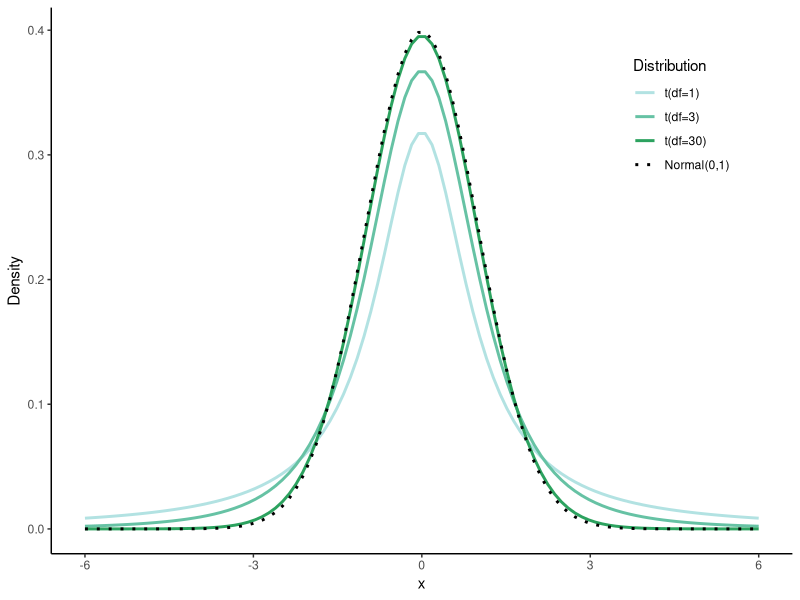
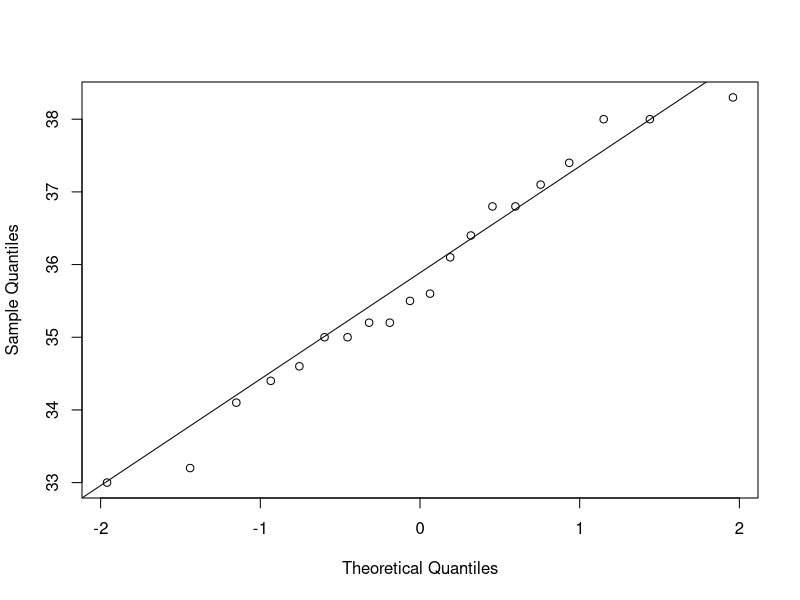
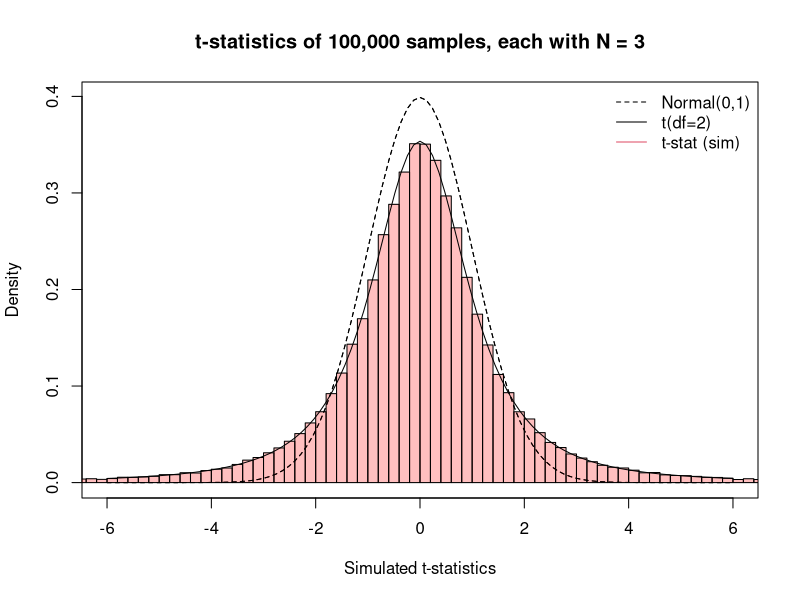
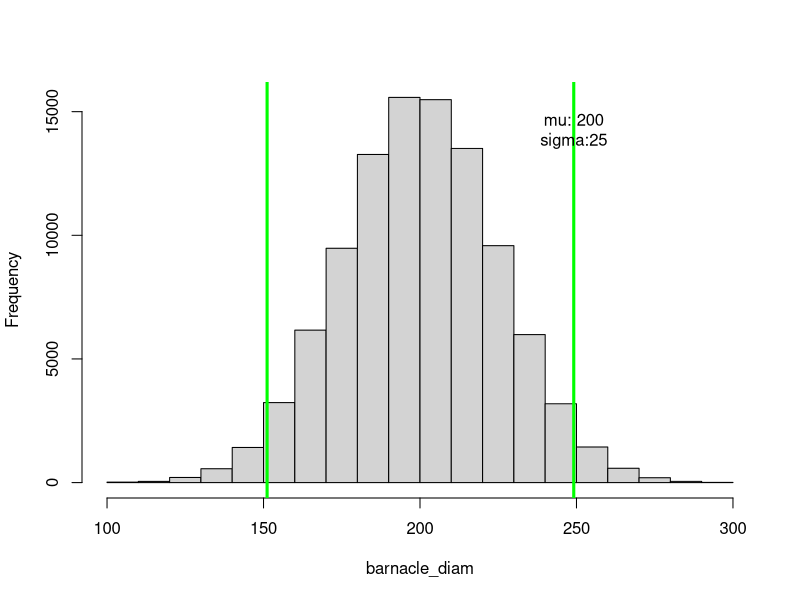
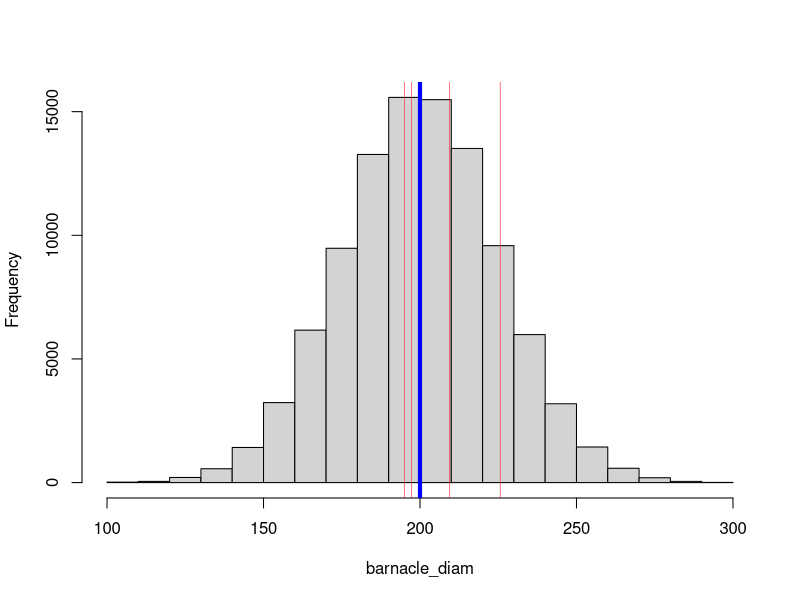
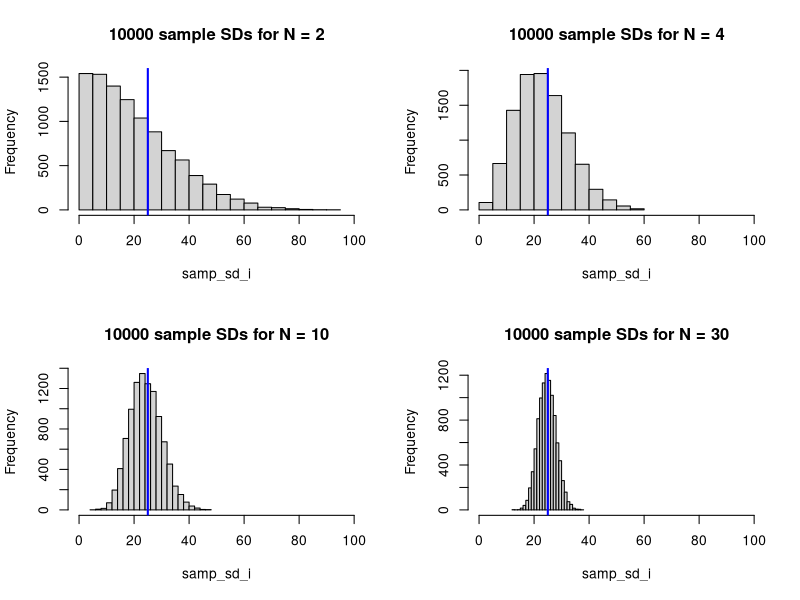
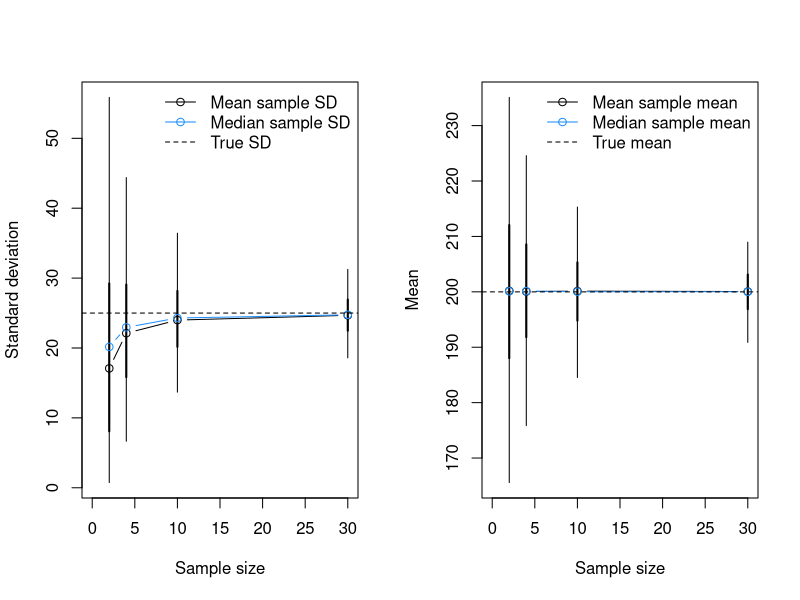
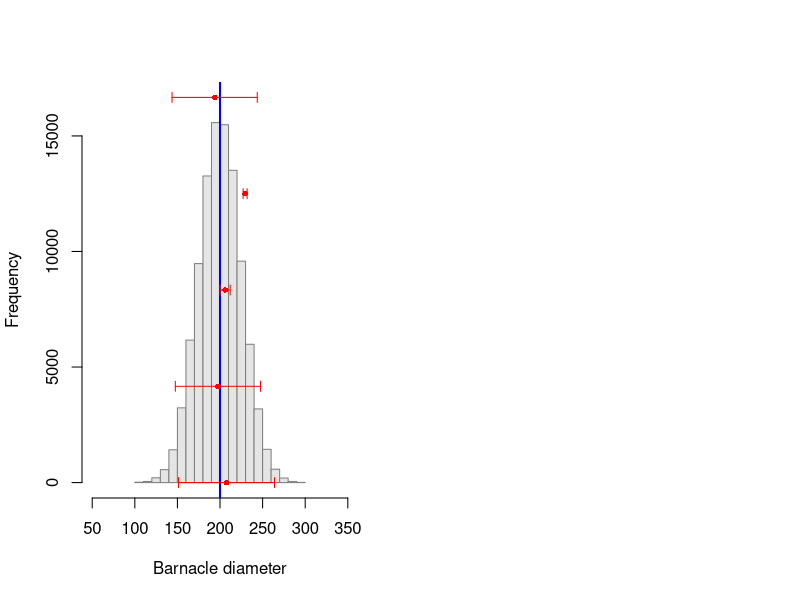

Write the R code that produced these figures, in order.
## ---- chunk 1
knitr::opts_chunk$set(out.width="50%", out.height="50%", fig.align='center',
                      cache=TRUE,
                      warning=FALSE, error=FALSE)
## ---- chunk 2
library(tidyverse)
t_Norm.df <- tibble(
  x = seq(-6, 6, length.out = 100),
  Norm = dnorm(x),
  t01 = dt(x, 1),
  t03 = dt(x, 3),
  t30 = dt(x, 30)
) |>
  pivot_longer(2:5, names_to = "distr", values_to = "Density") |>
  mutate(Distribution = factor(distr,
    levels = c("t01", "t03", "t30", "Norm"),
    labels = c("t(df=1)", "t(df=3)", "t(df=30)", "Normal(0,1)")
  ))

ggplot(t_Norm.df, aes(x, Density, colour = Distribution, linetype = Distribution)) +
  geom_line(linewidth = 1) +
  scale_colour_manual(values = c(RColorBrewer::brewer.pal(5, "BuGn")[2:4], "black")) +
  scale_linetype_manual(values = c(1, 1, 1, 3)) +
  theme_classic() +
  theme(legend.position = c(0.85, 0.8))
## ---- chunk 3
library(readxl)
cod_df <- read_excel("data/practical_3_4.xlsx", sheet = "Cod lengths")
str(cod_df)
## ---- chunk 4
qqnorm(cod_df$CodLength_cm, main = NULL)
qqline(cod_df$CodLength_cm)
## ---- chunk 5
cat("Mean:", mean(cod_df$CodLength_cm))
cat("SD:", sd(cod_df$CodLength_cm))
cat("Var:", var(cod_df$CodLength_cm))
cat("N:", length(cod_df$CodLength_cm))
## ---- chunk 6
sd(cod_df$CodLength_cm) / sqrt(length(cod_df$CodLength_cm))
## ---- chunk 7
T_stat <- (mean(cod_df$CodLength_cm) - 36.6) / 
  (sd(cod_df$CodLength_cm) / sqrt(length(cod_df$CodLength_cm)))
## ---- chunk 8
t.test(cod_df$CodLength_cm, mu = 36.6, alternative = "less",
       conf.level = 0.95, var.equal = TRUE)
## ---- chunk 9
num_iter <- 3
sample_size <- 3
mu <- 100
sigma <- 10

paste0("True mean: ", mu, ", true sd: ", sigma)
for (i in 1:num_iter) {
  sample_i <- rnorm(n = sample_size, mean = mu, sd = sigma)
  sample_mean <- signif(mean(sample_i), 4)
  sample_sd <- signif(sd(sample_i), 4)
  print(paste0("Sample ", i, " mean:", sample_mean, ", sd: ", sample_sd))
}
## ---- chunk 10
mu <- 10 # population mean
sigma <- 0.5 # population sd
num_samples <- 1e5 # number of samples
sample_size <- 3 # size of each sample
T_sample <- numeric(sample_size) # sample t statistic

for (i in 1:num_samples) {
  sample_i <- rnorm(sample_size, mu, sigma)
  sample_SEM <- sd(sample_i) / sqrt(sample_size)
  T_sample[i] <- (mean(sample_i) - mu) / (sample_SEM)
}

curve(dnorm(x, 0, 1), from = -6, to = 6, lty = 2, 
      xlab = "Simulated t-statistics", ylab = "Density",
      main = paste("t-statistics of", format(1e5, big.mark=",", scientific=F), 
                   "samples, each with N =", sample_size))
hist(T_sample, freq = F, add = T, col = rgb(1, 0, 0, 0.25), 
     breaks = seq(floor(min(T_sample)), ceiling(max(T_sample)), by=0.2))
curve(dnorm(x, 0, 1), from = -6, to = 6, add = T, lty = 2)
curve(dt(x, sample_size - 1), from = -6, to = 6, add = T)
legend("topright", lty = c(2, 1, 1), col = c(1, 1, 2), bty = "n",
       c("Normal(0,1)", paste0("t(df=", sample_size-1, ")"), "t-stat (sim)"))
## ---- chunk 11
pop_size <- 100000  # number of barnacles in the population
meta_mu <- 200
meta_sigma <- 25
barnacle_diam <- rnorm(pop_size, mean = meta_mu, sd = meta_sigma)
mu <- mean(barnacle_diam)
sigma <- sd(barnacle_diam)
hist(barnacle_diam, main = NULL)
Q95 <- quantile(barnacle_diam, c(0.025, 0.975))
abline(v = Q95, col = "green", lwd = 3)
text(x=Q95[2], y=pop_size/7, 
     labels=paste0("mu: ", round(mu, 1), "\nsigma:", round(sigma, 1)))
## ---- chunk 12
hist(barnacle_diam, main = NULL)
sample_size <- 5
num_samples <- 4
abline(v = mu, col = "blue", lwd = 4)

for (i in 1:num_samples) {
  sample_i <- sample(barnacle_diam, size = sample_size)
  print(sample_i)
  abline(v = mean(sample_i), col = "red", lwd = 0.5)
}
## ---- chunk 13
par(mfrow=c(2,2))
# sim_df will hold the sample sizes N, and the median and mean sample sd's 
num_samples <- 1e4
sim_df <- data.frame(N=c(2, 4, 10, 30),
                     sd_median=NA, sd_mean=NA,
                     sd_q025=NA, sd_q25=NA, sd_q75=NA, sd_q975=NA,
                     mn_median=NA, mn_mean=NA,
                     mn_q025=NA, mn_q25=NA, mn_q75=NA, mn_q975=NA) 

# for each sample size N, draw a sample and store its mean and sd
# repeat this num_samples times
# plot a histogram of the sample sd's, then store the mean and median
for (i in 1:nrow(sim_df)) {
  samp_sd_i <- numeric(num_samples) 
  samp_mn_i <- numeric(num_samples) 
  for (j in 1:num_samples) { 
    sample_ij <- sample(barnacle_diam, size = sim_df$N[i])
    samp_sd_i[j] <- sd(sample_ij)
    samp_mn_i[j] <- mean(sample_ij)
  }
  hist(samp_sd_i, main = paste(num_samples, "sample SDs for N =", sim_df$N[i]), 
       breaks = 20, xlim = c(0, 100))
  abline(v = sigma, col = "blue", lwd = 2)
  sim_df[i, 2:13] <- c(median(samp_sd_i), mean(samp_sd_i),
                       quantile(samp_sd_i, probs = c(0.025, 0.25, 0.75, 0.975)),
                       median(samp_mn_i), mean(samp_mn_i),
                       quantile(samp_mn_i, probs = c(0.025, 0.25, 0.75, 0.975)))
}
## ---- chunk 14
par(mfrow=c(1,2))
plot(sim_df$N, sim_df$sd_median,
  xlim = c(0, 30), ylim = range(c(sim_df[,2:7], sigma)),
  type = "b", xlab = "Sample size", ylab = "Standard deviation"
)
segments(sim_df$N, sim_df$sd_q25, sim_df$N, sim_df$sd_q75, lwd=2)
segments(sim_df$N, sim_df$sd_q025, sim_df$N, sim_df$sd_q975)
lines(sim_df$N, sim_df$sd_mean, type = "b", col = "dodgerblue")
abline(h = sigma, lty = 2)
legend("topright", c("Mean sample SD", "Median sample SD", "True SD"),
  col = c("black", "dodgerblue", "black"),
  lty = c(1, 1, 2), pch = c(1, 1, NA), bty = "n"
)
plot(sim_df$N, sim_df$mn_median,
  xlim = c(0, 30), ylim = range(c(sim_df[,8:13], mu)),
  type = "b", xlab = "Sample size", ylab = "Mean"
)
segments(sim_df$N, sim_df$mn_q25, sim_df$N, sim_df$mn_q75, lwd=2)
segments(sim_df$N, sim_df$mn_q025, sim_df$N, sim_df$mn_q975)
lines(sim_df$N, sim_df$mn_mean, type = "b", col = "dodgerblue")
abline(h = mu, lty = 2)
legend("topright", c("Mean sample mean", "Median sample mean", "True mean"),
  col = c("black", "dodgerblue", "black"),
  lty = c(1, 1, 2), pch = c(1, 1, NA), bty = "n"
)
## ---- chunk 15
num_samples <- 5
sample_size <- 3

# plot population
hist(barnacle_diam, xlim = c(mu-6*sigma, mu+6*sigma), 
     main = NULL, ylim = c(0, length(barnacle_diam)/6),
     col = "grey90", border = "grey50", xlab = "Barnacle diameter")
abline(v = mu, col = "blue", lwd = 2)
y_pos <- seq(0, length(barnacle_diam)/6, length.out=num_samples)

# draw samples, calculate mean and 95% CIs, and plot them
for (i in 1:num_samples) {
  sample_i <- sample(barnacle_diam, size = sample_size)
  points(x = mean(sample_i), y = y_pos[i], col = "red", pch = 16, cex = 0.75)
  sample_ci <- c(
    mean(sample_i) + qt(0.025, (sample_size - 1)) * (sd(sample_i) / sample_size^0.5),
    mean(sample_i) + qt(0.975, (sample_size - 1)) * (sd(sample_i) / sample_size^0.5)
  )
  arrows(sample_ci[1], y_pos[i], sample_ci[2], y_pos[i], 
         col = "red", code = 3, angle = 90, length=0.05)
}
## ---- chunk 16
a <- rnorm(n = 10, mean = 100, sd = 10)
signif(a, 3)
t.test(a, mu = 100)
## ---- chunk 17
examp.df <- tibble(N=c(2,5,10),
                   mn=c(126, 100, 100),
                   lo=c(126-78, NA, NA),
                   hi=c(126+78, NA, NA)) |>
  mutate(N=factor(N, levels=unique(N), labels=paste("N =", c(2,5,10))))
ggplot(examp.df, aes(mn, N, xmin=lo, xmax=hi, colour=N)) +
  geom_vline(xintercept=100, colour="cadetblue", linewidth=1) + 
  geom_point() + 
  geom_errorbarh(height=0.1) + 
  scale_colour_manual(values=c("black", NA, NA), na.value=NA) + 
  facet_wrap(~N, ncol=1, scales="free_y", strip.position="left") + 
  labs(x="Sample mean and 95% confidence interval") +
  xlim(0, 250) +
  theme_bw() + 
  theme(axis.text.y=element_blank(), 
        axis.ticks.y=element_blank(),
        axis.title.y=element_blank(),
        legend.position="none",
        panel.grid.minor=element_blank())
